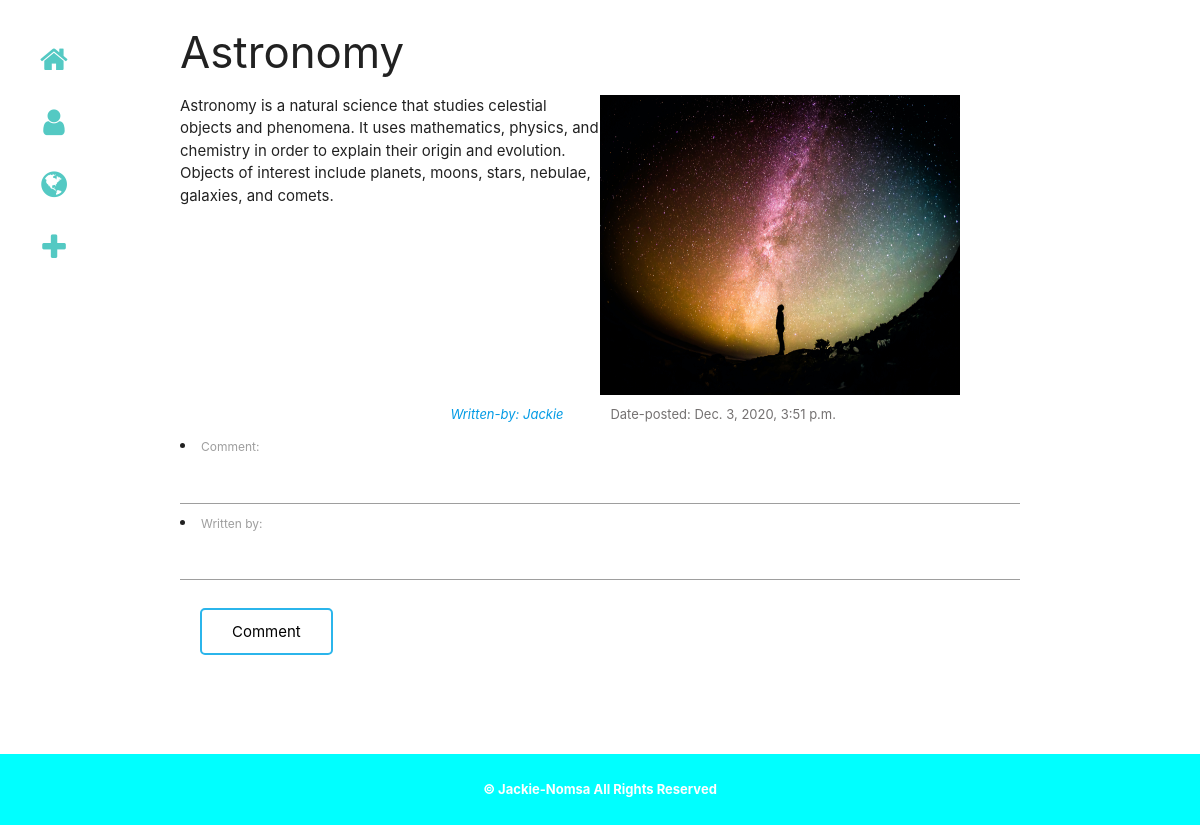
/comment/2, run on the app's committed database.
### posts/models.py (models this page shows, shortened)
class Posts(models.Model):
    title = models.CharField(max_length=50)
    post = models.TextField(null=False)
    author = models.CharField(max_length=30, default='Jackie')
    my_image = models.ImageField(null=True,blank=True, upload_to='images/')
    date_posted = models.DateTimeField(auto_now_add=True, auto_now=False)
    date_updated = models.DateTimeField(auto_now_add=False, auto_now=True)

### posts/views.py (the view)
# urls.py: path('comment/<int:id>', views.comment_post,name='comment'),
def comment_post(request,id):
    post = Posts.objects.get(id=id)
    current_comments = Comments.objects.filter(for_post_id=post.id)
    if request.method == 'POST':
        form = CreateComment(request.POST)
        if form.is_valid():
            comment = form.cleaned_data['comment']
            user_comment = Comments(comment=comment,for_post=post,written_by='annonymous')
            user_comment.save()
            return render(request,'posts/currentpost.html',{'post':post,
        'comments':current_comments})
    else:
        form = CreateComment()
        return render(request,'posts/comment.html',{'post':post,'form':form})

### posts/forms.py
class CreateComment(forms.ModelForm):
    class Meta:
        model = Comments
        fields = ['comment','written_by']

### posts/templates/posts/comment.html
{% extends 'posts/home.html' %} {% block body %}
<div class="my-container home">
  <h3>{{ post.title }}</h3>
  <div class="blog-info">
    <div>
      <p class="blog-text">{{ post.post }}</p>
    </div>
    {% if post.my_image %}
    <img
      class="image"
      src="{{ post.my_image.url }}"
      alt="image-{{ post.title }}"
      width="600"
      max-height="700"
    />
    {% endif %}
    <p class="small-txt">
      <a href="/about" class="writer">Written-by: {{ post.author }}</a>
    </p>
    <p class="small-txt date">Date-posted: {{ post.date_posted }}</p>
  </div>
  <div class="">
    <form
      action="{% url 'comment' id=post.id %}"
      method="POST"
      enctype="multipart/form-data"
    >
      {% csrf_token %} {{form.as_ul}}
      <button type="submit" name="save" class="my-btn">Comment</button>
    </form>
  </div>
</div>
{% endblock %}

### posts/static/css/style.css (style rules this page uses)
*, html { padding: 0; margin: 0; box-sizing: border-box; }
.my-container { width: 80%; margin: auto; }
.blog-info { display: grid; grid-template-columns: auto; margin-bottom: 5em; }
.small-txt { font-size: small; padding: 0.8em; }
.writer { display: block; font-style: italic; text-align: right; margin-right: 2em; }
.date { color: rgb(116, 113, 113); }
.image { width: 20em; height: 18em; }
.my-btn { margin: 20px; }
button { background-color: #fff; border: 2px solid rgb(43, 181, 235); color: #000; padding: 13px 30px; text-align: center; text-decoration: none; display: inline-block; transition-duration: 0.4s; cursor: pointer; border-radius: 5px; }
@media only screen and (min-width: 700px) { .blog-info { grid-template-columns: 2fr 1fr; } }
@media only screen and (min-width: 900px) { .my-container { width: 70%; } }
@media only screen and (min-width: 900px) { .blog-info { margin: auto; grid-template-columns: 1fr 1fr; } }
@media only screen and (min-width: 900px) { .image { width: 24em; height: 20em; } }

### data on the page
Posts: title "Astronomy", post "Astronomy is a natural science that studies celestial objects and phenomena. It uses mathematics, physics, and chemistry in order to explain their origin and evolution. Objects of interest include planets, moons, stars, nebulae, galaxies, and comets.", my_image (picture), author "Jackie", date_posted "Dec. 3, 2020, 3:51 p.m."
